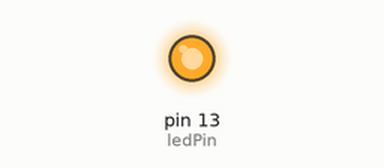
The sketch below on a simulated Arduino Nano Every. Shown: output pins drawn as LEDs (lit = HIGH).

Above: at 2.5 s.
At 5.5 s:
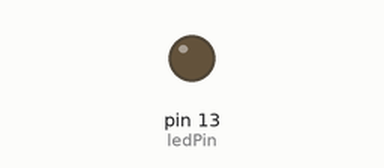
Timing chart, 0 to 7.8 s (numbered marks = the images above):
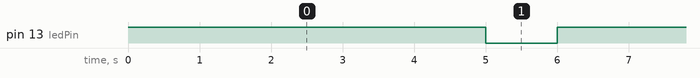

The sketch:

pduncans_blink_led_nano_every.ino
```cpp
//Simple program to Blink the Nano Every LED light on for 5 seconds and off for 1 second
//Set pin for LED light
int ledPin = 13;

void setup() {
  pinMode(ledPin, OUTPUT);
}

void loop() {
  //Turn on LED
  digitalWrite(ledPin, HIGH);
  delay(5000);
  //Turn off LED
  digitalWrite(ledPin, LOW);
  delay(1000);
}
```

Measured:
- by itself, pin 13 (ledPin): alternates HIGH for 5.0 s and LOW for 1.0 s
